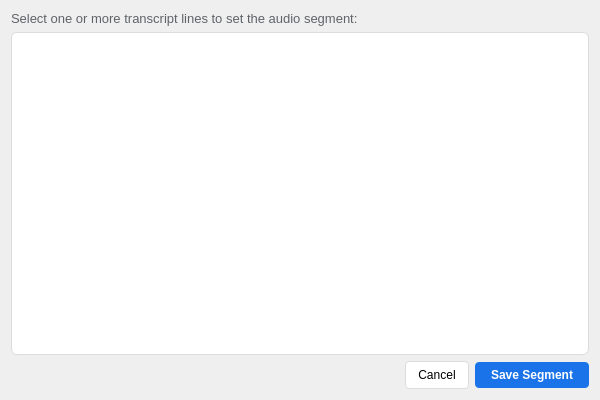
<?xml version="1.0" encoding="UTF-8"?>
<ui version="4.0">
 <class>SelectTranscriptDialog</class>
 <widget class="QDialog" name="SelectTranscriptDialog">
  <property name="geometry">
   <rect>
    <x>0</x>
    <y>0</y>
    <width>600</width>
    <height>400</height>
   </rect>
  </property>
  <property name="windowTitle">
   <string>Select Transcript Segment</string>
  </property>
  <layout class="QVBoxLayout" name="main_layout">
   <item>
    <widget class="QLabel" name="description_label">
     <property name="styleSheet">
      <string notr="true">font-size: 13px; color: #5f6368;</string>
     </property>
     <property name="text">
      <string>Select one or more transcript lines to set the audio segment:</string>
     </property>
    </widget>
   </item>
   <item>
    <widget class="QListWidget" name="list_widget">
     <property name="styleSheet">
      <string notr="true">QListWidget {
    border: 1px solid #dadce0;
    border-radius: 6px;
    background-color: white;
    padding: 5px;
}
QListWidget::item {
    padding: 8px;
    border-bottom: 1px solid #f1f3f4;
}
QListWidget::item:selected {
    background-color: #e8f0fe;
    color: #1a73e8;
}</string>
     </property>
     <property name="selectionMode">
      <enum>QAbstractItemView::SelectionMode::MultiSelection</enum>
     </property>
    </widget>
   </item>
   <item>
    <layout class="QHBoxLayout" name="button_layout">
     <item>
      <spacer name="button_spacer">
       <property name="orientation">
        <enum>Qt::Orientation::Horizontal</enum>
       </property>
       <property name="sizeHint" stdset="0">
        <size>
         <width>40</width>
         <height>20</height>
        </size>
       </property>
      </spacer>
     </item>
     <item>
      <widget class="QPushButton" name="cancel_btn">
       <property name="styleSheet">
        <string notr="true">QPushButton {
    padding: 6px 12px;
    border: 1px solid #dadce0;
    border-radius: 4px;
    background-color: white;
}
QPushButton:hover { background-color: #f1f3f4; }</string>
       </property>
       <property name="text">
        <string>Cancel</string>
       </property>
      </widget>
     </item>
     <item>
      <widget class="QPushButton" name="ok_btn">
       <property name="styleSheet">
        <string notr="true">QPushButton {
    padding: 6px 16px;
    background-color: #1a73e8;
    color: white;
    font-weight: bold;
    border-radius: 4px;
}
QPushButton:hover { background-color: #1558b0; }</string>
       </property>
       <property name="text">
        <string>Save Segment</string>
       </property>
      </widget>
     </item>
    </layout>
   </item>
  </layout>
 </widget>
 <resources/>
 <connections/>
</ui>
